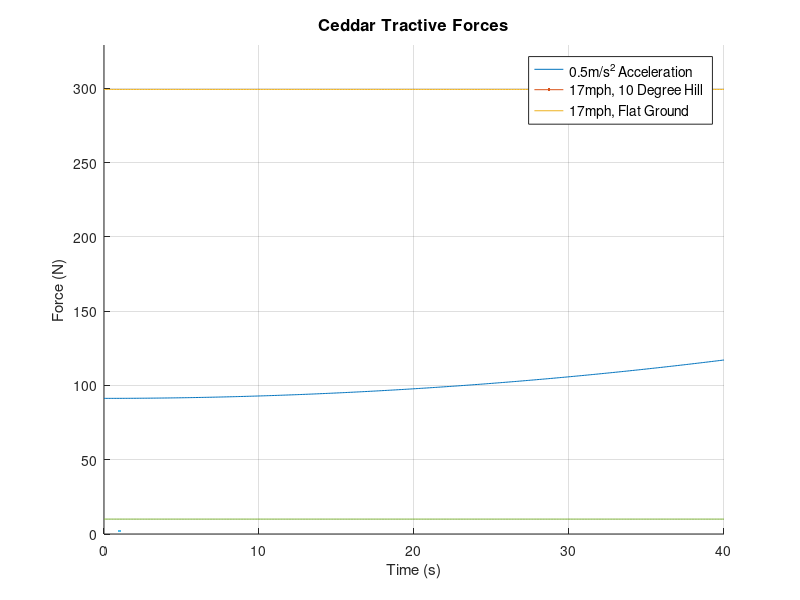
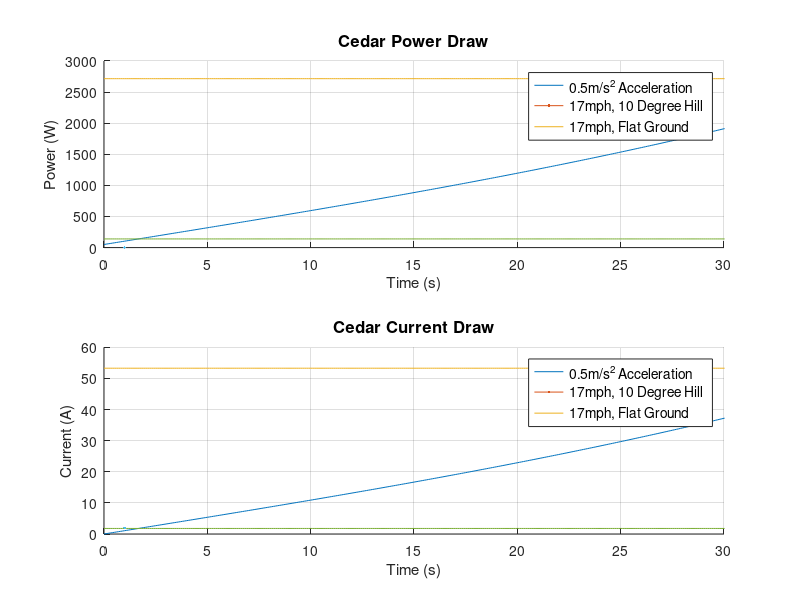
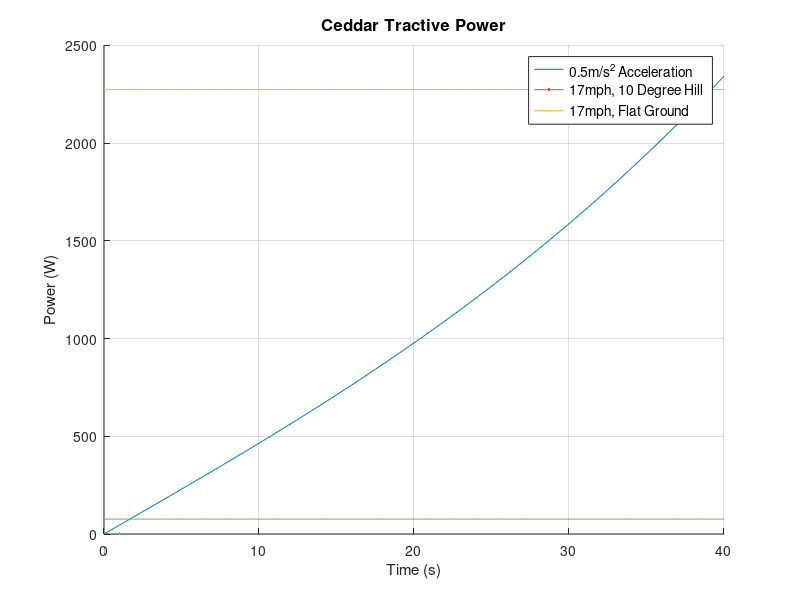

Write MATLAB code to recreate these figures, in order.
%% Vehicle Road Load
% Provided By The University of Michigan Supermileage Team

% This Matlab script is a series of parameters and equations modeling the
% basic motion and power consumption of a road vehicle represented as a
% point mass including both steady state and acceleration scenarios. The
% provided parameters model the Supermileage vehicle named Cedar currently being 
% developed as of Fall 2024.

clc;clear;close all;

%% Parameters
t = [0:0.1:40];                             %Seconds
mMech = 78.821;                             %kg
mElec = 23.869;                             %kg
mCar = mMech + mElec;                       %kg 
mdriver = 70.0;                             %kg
% mtot = mCar + mdriver;                      %kg         
mtot = 170;
g = 9.8;                                    %m/s^2 (Gravity)
rho = 1.23;                                 %kg/m^3 (Density of Air)
C_d = 0.15;                                 %(Coefficient of drag)                   
C_r = 0.00378;                              %(Rolling resistance coefficient)
A = 0.70;                                   %m^2 (Cross sectional area)
theta = (2*pi)/36;                          %Radians (Road Gradient) 
Voltage = 50;                               %V (Bus/Battery Voltage)
accel = 0.5;                                %m/s^2
v = accel.*t;                               %m/s
velo = 7.6;                                 %17mph
transmission_eff = 0.92;                    %percent 
motor_eff = 0.9;                            %percent, (Includes copper, core, & mechanical losses)
busbar_resistance = 1e-4;                   %Ohms
est_accessory_elec_power_draw = 50;         %Watts          

%% Acceleration
F_drag_a = 0.5.*rho.*(v.^2).*C_d.*A;        %N (Foce of drag)
F_n_a = mtot*g*cos(0);                      %N (Normal force)
F_grad_a = mtot*g*sin(0);                   %N (Force of gradient)
F_rr_a = F_n_a * C_r;                       %N (Force of rolling resistance)
F_res_a = F_rr_a + F_drag_a + F_grad_a;     %N (Total resistive forces)
F_tractive_accel = F_res_a + mtot*accel;    %N (Tractive force)

accel_power_road = F_tractive_accel.*v;
accel_motor_input_power = accel_power_road.*(1 + (1 - transmission_eff*motor_eff));
accel_current = accel_motor_input_power/Voltage;
accel_I2R_losses = accel_current.^2.*busbar_resistance;
total_accel_power_draw = accel_I2R_losses + accel_motor_input_power + est_accessory_elec_power_draw;

%% Constant Speed on Hill
F_drag_h = 0.5.*rho.*velo.^2.*C_d.*A;       %N (Foce of drag)
F_n_h = mtot*g*cos(theta);                  %N (Normal force)
F_grad_h = mtot*g*sin(theta);               %N (Force of gradient)                                
F_rr_h = F_n_h * C_r;                       %N (Force of rolling resistance)
F_res_h = F_rr_h + F_grad_h + F_drag_h;     %N (Total resistive forces)
F_tractive_hill = ones(1,length(t))*F_res_h;%N (Tractive force)

hill_power_road = F_tractive_hill.*velo;
hill_motor_input_power = hill_power_road.*(1 + (1 - transmission_eff*motor_eff));
hill_current = hill_motor_input_power/Voltage;
hill_I2R_losses = hill_current.^2*busbar_resistance;
total_hill_power_draw = hill_I2R_losses + hill_motor_input_power + est_accessory_elec_power_draw;

%% Constant Speed Flat Ground
F_drag_f = 0.5.*rho.*velo.^2.*C_d.*A;       %N (Foce of drag)
F_n_f = mtot*g*cos(0);                      %N (Normal force)
F_grad_f = mtot*g*sin(0);                   %N (Force of gradient)  
F_rr_f = F_n_f * C_r;                       %N (Force of rolling resistance)
F_res_f = F_rr_f + F_grad_f + F_drag_f;     %N (Total resistive forces)
F_tractive_flat = ones(1,length(t))*F_res_f;%N (Tractive force)       

flat_power_road = F_tractive_flat.*velo;
flat_motor_input_power = flat_power_road.*(1 + (1 - transmission_eff*motor_eff));
flat_current = flat_motor_input_power/Voltage;
flat_I2R_losses = flat_current.^2.*busbar_resistance;
total_flat_power_draw = flat_I2R_losses + flat_motor_input_power + est_accessory_elec_power_draw;

%% Plots
figure(10)
hold on
plot(t,accel_power_road,LineWidth=2);
plot(t,hill_power_road,LineWidth=2);
plot(t,flat_power_road,LineWidth=2);
title("Ceddar Tractive Power","FontSize",12)
xlabel('Time (s)')
ylabel('Power (W)')
ylim([0 max(hill_power_road)*1.1])
legend("0.5m/s^2 Acceleration", "17mph, 10 Degree Hill","17mph, Flat Ground","FontSize",10);
grid on
hold off

figure(1)
hold on
plot(t,F_tractive_accel,LineWidth=2);
plot(t,F_tractive_hill,LineWidth=2);
plot(t,F_tractive_flat,LineWidth=2);
title("Ceddar Tractive Forces","FontSize",12)
xlabel('Time (s)')
ylabel('Force (N)')
ylim([0 max(F_tractive_hill)*1.1])
legend("0.5m/s^2 Acceleration", "17mph, 10 Degree Hill","17mph, Flat Ground","FontSize",10);
grid on
hold off

figure(2)
subplot(2,1,1)
hold on
plot(t,total_accel_power_draw,LineWidth=2);
plot(t,total_hill_power_draw,LineWidth=2);
plot(t,total_flat_power_draw,LineWidth=2);
title("Cedar Power Draw","FontSize",12);
xlabel("Time (s)");
ylabel("Power (W)");
xlim([0 30])
legend("0.5m/s^2 Acceleration", "17mph, 10 Degree Hill","17mph, Flat Ground","FontSize",10);
grid on
hold off

subplot(2,1,2)
hold on
plot(t,accel_current,LineWidth=2);
plot(t,hill_current,LineWidth=2);
plot(t,flat_current,LineWidth=2);
title("Cedar Current Draw","FontSize",12);
xlabel("Time (s)");
ylabel("Current (A)");
xlim([0 30])
legend("0.5m/s^2 Acceleration", "17mph, 10 Degree Hill","17mph, Flat Ground","FontSize",10);
grid on
hold off
